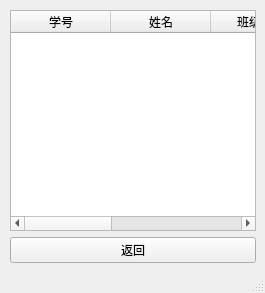
<?xml version="1.0" encoding="UTF-8"?>
<ui version="4.0">
 <class>ResultsWnd</class>
 <widget class="QMainWindow" name="ResultsWnd">
  <property name="geometry">
   <rect>
    <x>0</x>
    <y>0</y>
    <width>265</width>
    <height>293</height>
   </rect>
  </property>
  <property name="windowTitle">
   <string>MainWindow</string>
  </property>
  <widget class="QWidget" name="centralwidget">
   <layout class="QVBoxLayout" name="verticalLayout">
    <property name="leftMargin">
     <number>10</number>
    </property>
    <property name="topMargin">
     <number>10</number>
    </property>
    <property name="bottomMargin">
     <number>8</number>
    </property>
    <item>
     <widget class="QTableWidget" name="tableWidget">
      <column>
       <property name="text">
        <string>学号</string>
       </property>
      </column>
      <column>
       <property name="text">
        <string>姓名</string>
       </property>
      </column>
      <column>
       <property name="text">
        <string>班级代码</string>
       </property>
      </column>
      <column>
       <property name="text">
        <string>班级名称</string>
       </property>
      </column>
      <column>
       <property name="text">
        <string>银行帐号</string>
       </property>
      </column>
     </widget>
    </item>
    <item>
     <widget class="QPushButton" name="pushButton">
      <property name="text">
       <string>返回</string>
      </property>
     </widget>
    </item>
   </layout>
  </widget>
  <widget class="QStatusBar" name="statusbar"/>
 </widget>
 <resources/>
 <connections/>
</ui>
